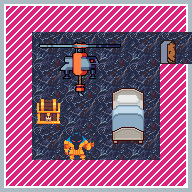

Rendered tile map (Tiled .tmx) drawn with the repository's tilesets; below, a short description and the full map source, tile grids included:
An orthogonal 6x6 tile map with 32x32 px tiles, 5 tile layers (Floor, Walls, Abhinav Door Exit, Furniture, ...), 5 tilesets.

<map version="1.10" tiledversion="1.11.2" orientation="orthogonal" renderorder="right-down" width="6" height="6" tilewidth="32" tileheight="32" infinite="0" nextlayerid="6" nextobjectid="1">
 <tileset firstgid="1" source="MegaPixelArt32x32pxIcons_SpriteSheet.tsx" />
 <tileset firstgid="505" source="0_Template_Tileset.tsx" />
 <tileset firstgid="529" source="door_open.tsx" />
 <tileset firstgid="530" source="beds_BR.tsx" />
 <tileset firstgid="586" source="Idle.tsx" />
 <layer id="1" name="Floor" width="6" height="6">
  <data encoding="csv">
370,370,370,370,370,370,
370,370,370,370,370,370,
370,370,370,370,370,370,
370,370,370,370,370,370,
370,370,370,370,370,370,
370,370,370,370,370,370
</data>
 </layer>
 <layer id="2" name="Walls" width="6" height="6">
  <data encoding="csv">
511,512,512,512,512,513,
517,0,0,0,0,0,
517,0,0,0,0,519,
517,0,0,0,0,519,
517,0,0,0,0,519,
523,524,524,524,524,525
</data>
 </layer>
 <layer id="3" name="Abhinav Door Exit" width="6" height="6">
  <data encoding="csv">
0,0,0,0,0,0,
0,0,0,0,0,529,
0,0,0,0,0,0,
0,0,0,0,0,0,
0,0,0,0,0,0,
0,0,0,0,0,0
</data>
 </layer>
 <layer id="4" name="Furniture" width="6" height="6">
  <data encoding="csv">
0,0,0,0,0,0,
0,586,587,588,0,0,
0,598,599,565,566,0,
0,0,0,572,573,0,
0,0,398,579,580,0,
0,0,0,0,0,0
</data>
 </layer>
 <layer id="5" name="Abhinav Trigger" width="6" height="6">
  <data encoding="csv">
0,0,0,0,0,0,
0,0,0,0,0,0,
0,0,0,0,0,0,
0,16,0,0,0,0,
0,0,0,0,0,0,
0,0,0,0,0,0
</data>
 </layer>
</map>
